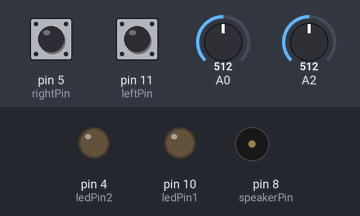
This sketch was run on a simulated Arduino Uno, built with avr-gcc and run on an emulated ATmega328P. Shown: output pins drawn as LEDs (lit = HIGH), buzzer (waves = sounding). The test bench sets the inputs (shaded band); at power-on: pin 5 (rightPin) LOW, pin 11 (leftPin) LOW, A0 = 512, A2 = 512.

Above: at 1.2 s.
1.3 s: pin 5 (rightPin) pulled HIGH for 0.15 s
At 1.7 s:
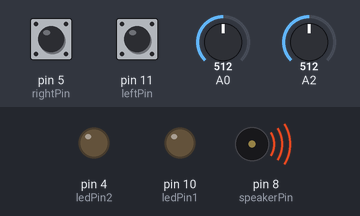
3.3 s: pin 11 (leftPin) pulled HIGH for 1 s
At 4.1 s:
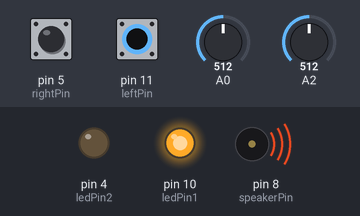
5.8 s: pin 5 (rightPin) pulled HIGH for 1 s
At 6.7 s:
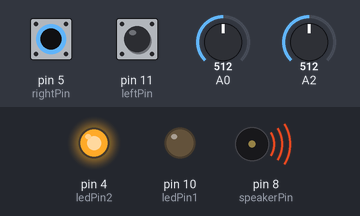
8.3 s: pin 5 (rightPin) pulled HIGH for 3.2 s
At 12.7 s:
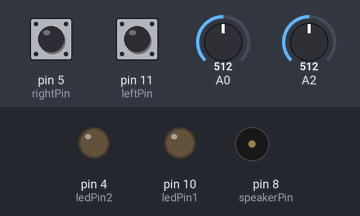
13.0 s: pin 11 (leftPin) pulled HIGH for 3.2 s
At 13.4 s:
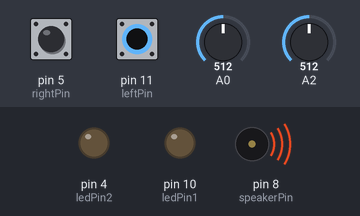
17.7 s: pin 5 (rightPin) driven HIGH and pin 11 (leftPin) driven HIGH
At 19.5 s:
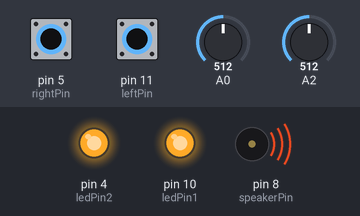
Timing chart, 0 to 21.7 s (numbered marks = the images above; inputs shaded):
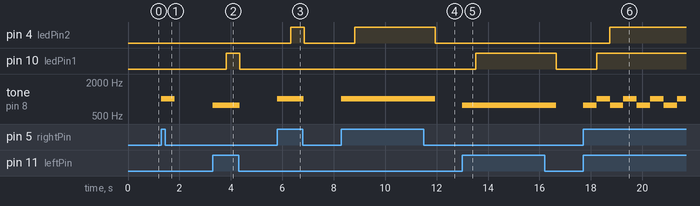

Measured:
- after the input at 1.3 s, tone on pin 8 (speakerPin): silent → 1005 Hz at once, → silent 0.52 s later
- after the input at 3.3 s, pin 10 (ledPin1): LOW → HIGH after 0.52 s, → LOW 0.52 s later; tone on pin 8 (speakerPin): silent → 773 Hz at once, → silent 1.0 s later
- after the input at 5.8 s, pin 4 (ledPin2): LOW → HIGH after 0.52 s, → LOW 0.52 s later; tone on pin 8 (speakerPin): silent → 1005 Hz at once, → silent 1.0 s later
- after the input at 8.3 s, pin 4 (ledPin2): LOW → HIGH after 0.52 s, → LOW 3.1 s later; tone on pin 8 (speakerPin): silent → 1005 Hz at once, → silent 3.7 s later
- after the input at 13.0 s, pin 10 (ledPin1): LOW → HIGH after 0.52 s, → LOW 3.1 s later; tone on pin 8 (speakerPin): silent → 773 Hz at once, → silent 3.7 s later
- after the input at 17.7 s, pin 4 (ledPin2): LOW → HIGH after 1.0 s; pin 10 (ledPin1): LOW → HIGH after 0.52 s; tone on pin 8 (speakerPin): alternates 1005 Hz for 0.52 s and 773 Hz for 0.52 s, starting at once

The sketch:

synthBoard.ino
```cpp
const int rightPin=5;
const int speakerPin=8;
const int leftPin = 11;
const int ledPin1=10;
const int ledPin2=4;

int notes[] = {
  261, 277, 293, 311, 329, 349, 369, 391, 415, 440, 466, 493
};


void setup() {
  Serial.begin(9600);
  pinMode(speakerPin, OUTPUT);
  pinMode(rightPin, INPUT);
  pinMode(leftPin, INPUT);
  pinMode(ledPin1, OUTPUT);
  pinMode(ledPin2, OUTPUT);
  // put your setup code here, to run once:

}


void loop() {
  int pot1 = analogRead(A0);
  int pot2=analogRead(A2);
  int rightState = digitalRead(rightPin);
  int leftState= digitalRead(leftPin);
  int oct=pot1;
  int del=10+pot2;

   if (leftState==HIGH){

    play(notes[0]+oct,del);
    digitalWrite(ledPin1, HIGH);  }


  else{
    digitalWrite(ledPin1, LOW);
  }


  if (rightState==HIGH){
    play(notes[11]+oct,del);
    //tone(speakerPin,sensorValue);
    digitalWrite(ledPin2, HIGH);

    //tone(speakerPin,sensorValue+100);
  }
  else{
    //noTone(speakerPin);
    digitalWrite(ledPin2, LOW);
  }


}


void play(int val,int d){
  tone(speakerPin,val);
  delay(d);
  noTone(speakerPin);
}
```
